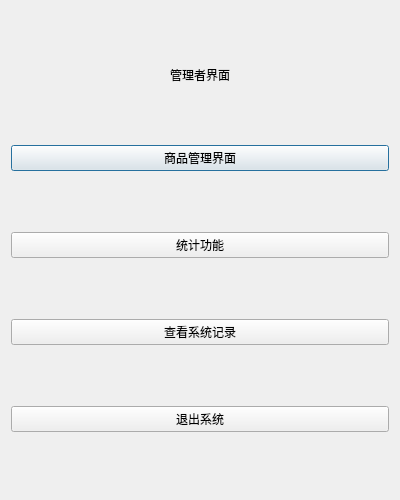
<?xml version="1.0" encoding="UTF-8"?>
<ui version="4.0">
 <class>manager2</class>
 <widget class="QDialog" name="manager2">
  <property name="geometry">
   <rect>
    <x>0</x>
    <y>0</y>
    <width>400</width>
    <height>500</height>
   </rect>
  </property>
  <property name="windowTitle">
   <string>Dialog</string>
  </property>
  <layout class="QVBoxLayout" name="verticalLayout">
   <item alignment="Qt::AlignHCenter">
    <widget class="QLabel" name="label">
     <property name="sizePolicy">
      <sizepolicy hsizetype="Preferred" vsizetype="Fixed">
       <horstretch>0</horstretch>
       <verstretch>0</verstretch>
      </sizepolicy>
     </property>
     <property name="text">
      <string>管理者界面</string>
     </property>
    </widget>
   </item>
   <item>
    <widget class="QPushButton" name="pushButton">
     <property name="text">
      <string>商品管理界面</string>
     </property>
    </widget>
   </item>
   <item>
    <widget class="QPushButton" name="pushButton_2">
     <property name="text">
      <string>统计功能</string>
     </property>
    </widget>
   </item>
   <item>
    <widget class="QPushButton" name="pushButton_3">
     <property name="text">
      <string>查看系统记录</string>
     </property>
    </widget>
   </item>
   <item>
    <widget class="QPushButton" name="pushButton_4">
     <property name="text">
      <string>退出系统</string>
     </property>
    </widget>
   </item>
  </layout>
 </widget>
 <resources/>
 <connections/>
</ui>
